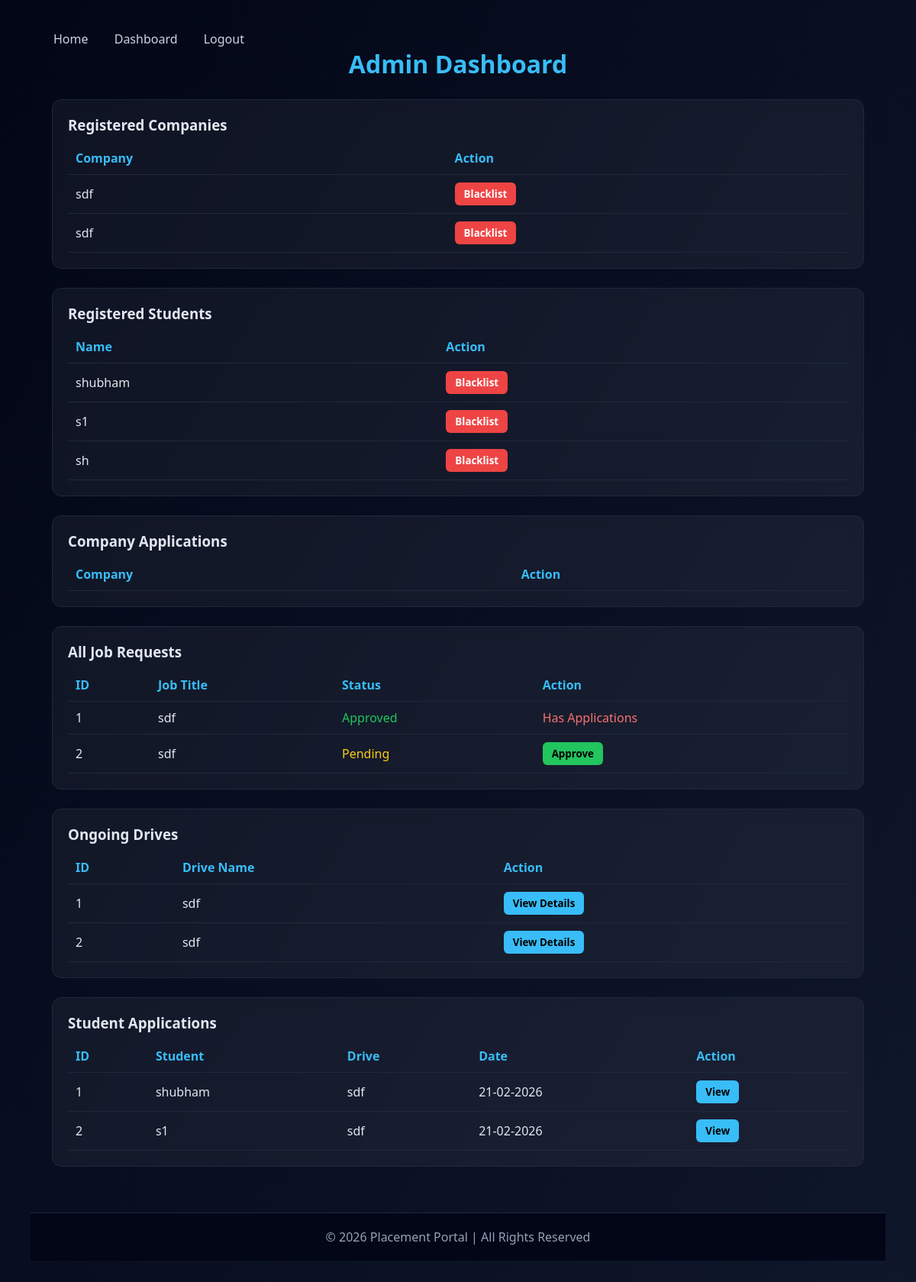
Page /admin_dashboard (signed in) on the committed database.
### app.py (models this page shows)
class User(db.Model):
    __tablename__ = "users"
    id = db.Column(db.Integer, primary_key=True)
    name = db.Column(db.String(100), nullable=False)
    email = db.Column(db.String(120), unique=True, nullable=False)
    password = db.Column(db.String(200), nullable=False)
    role = db.Column(db.String(20), nullable=False)  # admin / student / company
    is_approved = db.Column(db.Boolean, default=False)
    created_at = db.Column(db.DateTime, default=datetime.utcnow)
    student_profile = db.relationship(
        "StudentProfile",
        back_populates="user",
        uselist=False,
        cascade="all, delete"
    )
    company_profile = db.relationship(
        "CompanyProfile",
        back_populates="user",
        uselist=False,
        cascade="all, delete"
    )

class CompanyProfile(db.Model):
    __tablename__ = "company_profiles"
    id = db.Column(db.Integer, primary_key=True)
    user_id = db.Column(
        db.Integer,
        db.ForeignKey("users.id"),
        nullable=False,
        unique=True
    )
    company_name = db.Column(db.String(150))
    industry = db.Column(db.String(100))
    website = db.Column(db.String(150))
    description = db.Column(db.Text)
    location = db.Column(db.String(100))
    company_size = db.Column(db.String(50))
    user = db.relationship("User", back_populates="company_profile")
    jobs = db.relationship(
        "Job",
        back_populates="company",
        cascade="all, delete"
    )

class Job(db.Model):
    __tablename__ = "jobs"
    id = db.Column(db.Integer, primary_key=True)
    company_id = db.Column(
        db.Integer,
        db.ForeignKey("company_profiles.id"),
        nullable=False
    )
    title = db.Column(db.String(150))
    skills = db.Column(db.String(200))
    salary = db.Column(db.String(50))
    is_approved = db.Column(db.Boolean, default=False)
    is_closed = db.Column(db.Boolean, default=False)
    company = db.relationship("CompanyProfile", back_populates="jobs")
    applications = db.relationship(
        "Application",
        back_populates="job",
        cascade="all, delete"
    )

class Application(db.Model):
    __tablename__ = "applications"
    id = db.Column(db.Integer, primary_key=True)
    job_id = db.Column(
        db.Integer,
        db.ForeignKey("jobs.id"),
        nullable=False
    )
    student_id = db.Column(
        db.Integer,
        db.ForeignKey("student_profiles.id"),
        nullable=False
    )
    status = db.Column(db.String(50), default="Applied")
    applied_at = db.Column(db.DateTime, default=datetime.utcnow)
    job = db.relationship("Job", back_populates="applications")
    student = db.relationship("StudentProfile", back_populates="applications")

### app.py (the view)
@app.route("/admin_dashboard")
def admin_dashboard():
    companies = User.query.filter_by(
        role="company",
        is_approved=True
    ).all()
    students = User.query.filter_by(
        role="student"
    ).all()
    pending_companies = User.query.filter_by(
        role="company",
        is_approved=False
    ).all()
    jobs = Job.query.all()
    ongoing_jobs = Job.query.filter_by(
        is_approved=True,
        is_closed=False
    ).all()
    applications = Application.query.all()
    return render_template(
        "admin_dashboard.html",
        companies=companies,
        students=students,
        pending_companies=pending_companies,
        jobs=jobs,                  # used for approve/disapprove section
        ongoing_jobs=ongoing_jobs,  # used for ongoing drives section
        applications=applications
    )

### templates/admin_dashboard.html (shortened to what this page needs)
{% extends 'base.html' %}
{% block content %}
</head>
<body>
    <div class="container">
        <h1>Admin Dashboard</h1>
        <div class="card">
            <h3>Registered Companies</h3>
            <table>
                <tr>
                    <th>Company</th>
                    <th>Action</th>
                </tr>
                {% for c in companies %}
                <tr>
                    <td>{{ c.company_profile.company_name }}</td>
                    <td>
                        <a href="/blacklist/{{ c.id }}">
                            <button class="reject">Blacklist</button>
                        </a>
                    </td>
                </tr>
                {% endfor %}
            </table>
        </div>
        <div class="card">
            <h3>Registered Students</h3>
            <table>
                <tr>
                    <th>Name</th>
                    <th>Action</th>
                </tr>
                {% for s in students %}
                <tr>
                    <td>{{ s.name }}</td>
                    <td>
                        <a href="/blacklist/{{ s.id }}">
                            <button class="reject">Blacklist</button>
                        </a>
                    </td>
                </tr>
                {% endfor %}
            </table>
        </div>
        <div class="card">
            <h3>Company Applications</h3>
            <table>
                <tr>
                    <th>Company</th>
                    <th>Action</th>
                </tr>
            </table>
        </div>
        <div class="card">
            <h3>All Job Requests</h3>
            <table>
                <tr>
                    <th>ID</th>
                    <th>Job Title</th>
                    <th>Status</th>
                    <th>Action</th>
                </tr>
                {% for j in jobs %}
                <tr>
                    <td>{{ j.id }}</td>
                    <td>{{ j.title }}</td>
                    <td>
                        {% if j.is_approved %}
                        <span style="color:#22c55e;">Approved</span>
                        {% else %}
                        <span style="color:#facc15;">Pending</span>
                        {% endif %}
                    </td>
                    <td>
                        {% if j.is_approved %}
                        {% if j.applications|length == 0 %}
                        <a href="/disapprove-job/{{ j.id }}">
                            <button class="reject">Disapprove</button>
                        </a>
                        {% else %}
                        <span style="color:#f87171;">Has Applications</span>
                        {% endif %}
                        {% else %}
                        <a href="/approve-job/{{ j.id }}">
                            <button class="approve">Approve</button>
                        </a>
                        {% endif %}
                    </td>
                </tr>
                {% endfor %}
            </table>
        </div>
        <div class="card">
            <h3>Ongoing Drives</h3>
            <table>
                <tr>
                    <th>ID</th>
                    <th>Drive Name</th>
                    <th>Action</th>
                </tr>
                {% for j in jobs %}
                <tr>
                    <td>{{ j.id }}</td>
                    <td>{{ j.title }}</td>
                    <td>
                        <a href="/admin-job/{{ j.id }}">
                            <button class="view">View Details</button>
                        </a>
                    </td>
                </tr>
                {% endfor %}
            </table>
        </div>
        <div class="card">
            <h3>Student Applications</h3>
            <table>
                <tr>
                    <th>ID</th>
                    <th>Student</th>
                    <th>Drive</th>
                    <th>Date</th>
                    <th>Action</th>
                </tr>
                {% for a in applications %}
                <tr>
                    <td>{{ a.id }}</td>
                    <td>{{ a.student.user.name }}</td>
                    <td>{{ a.job.title }}</td>
                    <td>{{ a.applied_at.strftime("%d-%m-%Y") }}</td>
                    <td>
                        <a href="/application/{{ a.id }}">
                            <button class="view">View</button>
                        </a>
                    </td>
                </tr>
                {% endfor %}
            </table>
        </div>
    </div>
    {% endblock %}

### templates/base.html (style rules this page uses)
* { margin: 0; padding: 0; box-sizing: border-box; font-family: "Segoe UI", Arial, sans-serif; }
body { background: #0f172a; color: #e2e8f0; }
.container { width: 85%; margin: auto; }

### templates/admin_dashboard.html (style rules this page uses)
* { box-sizing: border-box; font-family: "Segoe UI", Arial; }
body { margin: 0; background: linear-gradient(120deg, #020617, #0f172a); color: #e2e8f0; padding: 40px; }
.container { width: 95%; margin: auto; }
h1 { text-align: center; color: #38bdf8; }
.card { background: rgba(255, 255, 255, 0.05); border: 1px solid #1e293b; border-radius: 12px; padding: 20px; margin-top: 25px; backdrop-filter: blur(10px); }
table { width: 100%; border-collapse: collapse; margin-top: 10px; }
th, td { padding: 10px; border-bottom: 1px solid #1e293b; }
th { color: #38bdf8; text-align: left; }
button { padding: 6px 12px; border: none; border-radius: 6px; cursor: pointer; font-weight: bold; }
.approve { background: #22c55e; color: black; }
.reject { background: #ef4444; color: white; }
.view { background: #38bdf8; color: black; }

### rows in the picture
User: company_profile.company_name "sdf"
User: company_profile.company_name "sdf"
User: name "shubham"
User: name "s1"
User: name "sh"
Job: id "1", title "sdf", is_approved "Approved"
Job: id "2", title "sdf", is_approved "Pending"
Application: id "1", student.user.name "shubham", job "sdf", applied_at "21-02-2026"
Application: id "2", student.user.name "s1", job "sdf", applied_at "21-02-2026"
